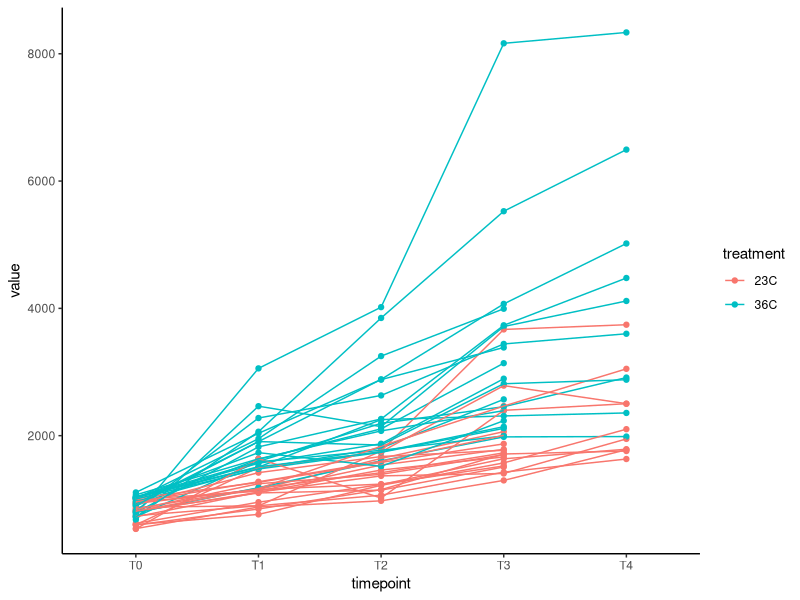
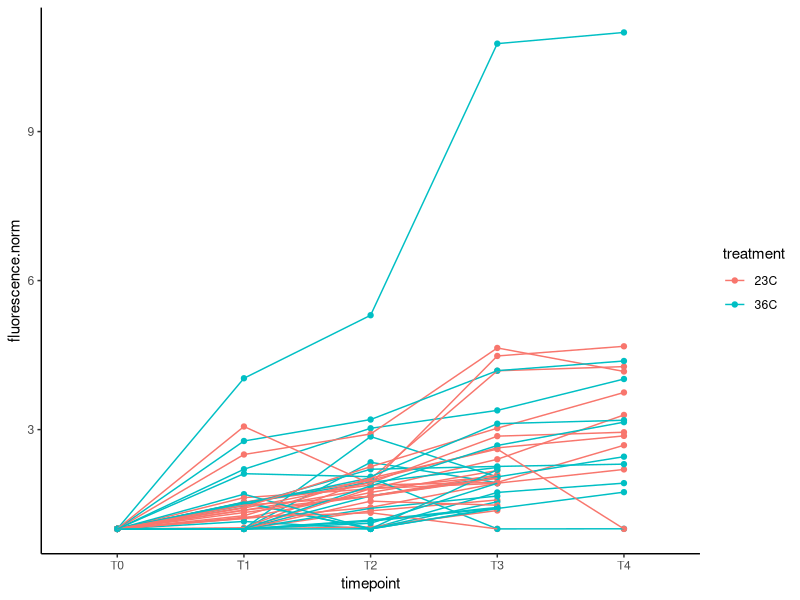
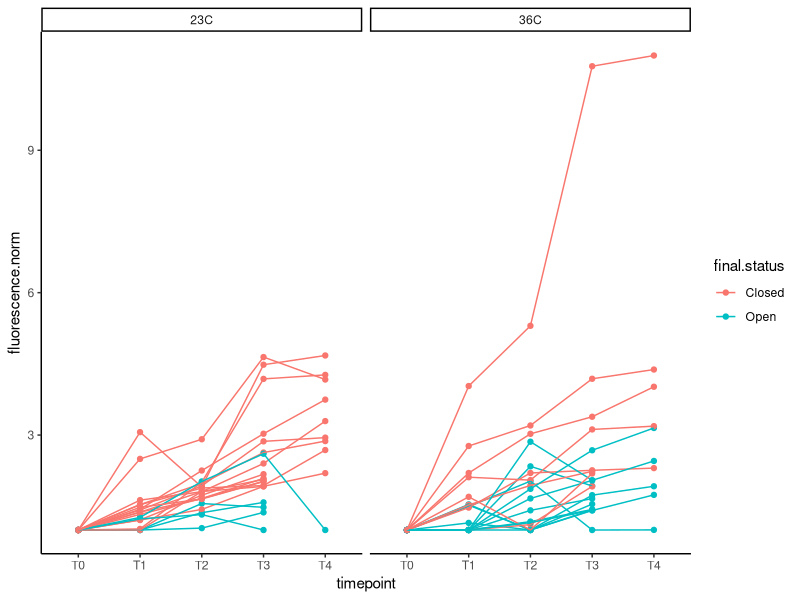
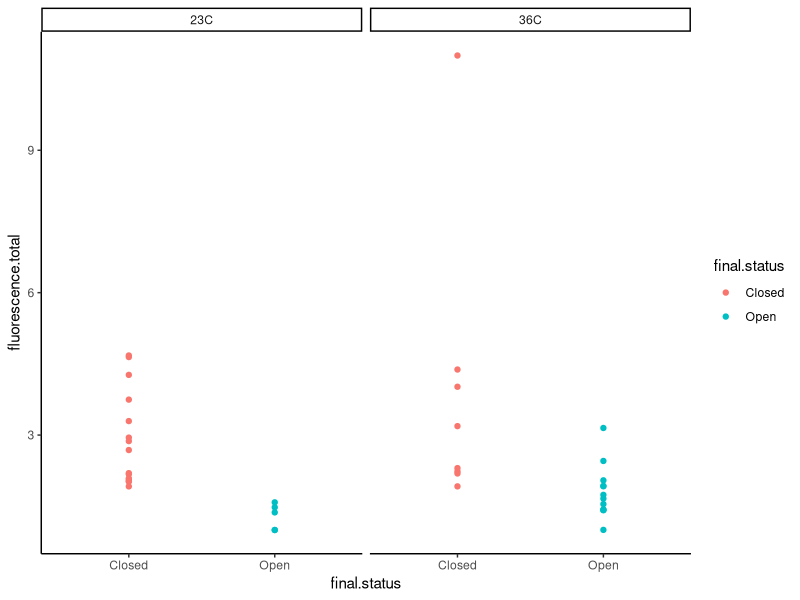

R code for these plots, in order:
## ---- chunk 1
knitr::opts_chunk$set(echo = TRUE, warning = FALSE, message = FALSE)
## ---- chunk 2
library(MASS) 
library(tidyverse)
library(ggplot2)
library(readxl)
library(cowplot)
library(lme4)
library(lmerTest)
library(car)
library(effects)
library(emmeans)
library(RColorBrewer)
library(pROC)
## ---- chunk 3
#read in files
data <- read_excel("data/testing/open_closed_trials.xlsx")
## ---- chunk 4
data%>%
  ggplot(aes(x=timepoint, y=value, colour=treatment, group=interaction(trial,sample)))+
  geom_point()+
  geom_line()+
  theme_classic()
## ---- chunk 5
data<-data%>%
  group_by(trial, sample, treatment, status, final.status)%>%
  arrange(trial, sample)%>%
  mutate(fluorescence.norm=value/first(value))
## ---- chunk 6
data%>%
  ggplot(aes(x=timepoint, y=fluorescence.norm, colour=treatment, group=interaction(trial,sample)))+
  geom_point()+
  geom_line()+
  theme_classic()
## ---- chunk 7
data%>%
  ggplot(aes(x=timepoint, y=fluorescence.norm, colour=final.status, group=interaction(trial,sample)))+
  facet_wrap(~treatment)+
  geom_point()+
  geom_line()+
  theme_classic()
## ---- chunk 8
data<-data%>%
  group_by(trial, sample, treatment, final.status)%>%
  arrange(trial, sample)%>%
  mutate(fluorescence.total=last(fluorescence.norm))%>%
  select(!fluorescence.norm)%>%
  select(!timepoint)%>%
  select(!status)%>%
  select(!value)%>%
  unique()
## ---- chunk 9
data%>%
  ggplot(aes(x=final.status, y=fluorescence.total, colour=final.status, group=interaction(trial,sample)))+
  facet_wrap(~treatment)+
  geom_point()+
  theme_classic()
